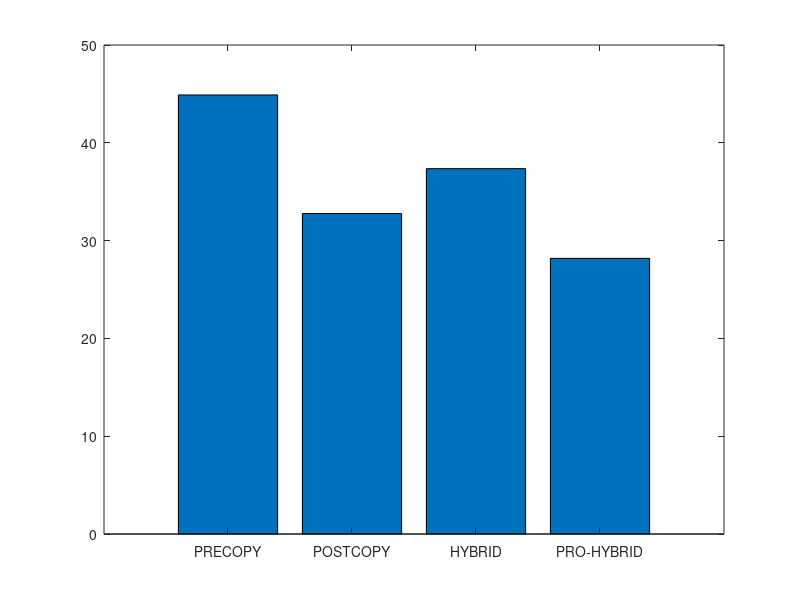

Here is the MATLAB script that generated this plot: (Note: this script raises an error after producing the figure.)
% basic hybrid copy migration
% memory size in MB
r = 4096
r *= 1024 % convert to KB

% bandwidth in gbps
b = 1000 
b = b * 1024/8 % convert to KB

% page dirty rate in percent (%): against to total memory pages
dirtyrate = 14 
dirtyrate /= 100

readrate = 14
readrate /= 100

pagesize = 4 % in KB
numpages = r / pagesize

% delta compression rate
comp = 0.5 

% amount of CPU and device states in KB 
scinfo = 100

% working set size in number of pages
wss = numpages * 0.25

% 0: zero, 1: read, 2: dirtied, 3: inactive data
mem = zeros(1, numpages);

% prediction accuracy 0 through 1
acc = 1
%acc = 0

totaltime = 0;
downtime = 0;
totaldata = 0;

A = zeros(4, 3);

%%%%%%%%%%%%%%%%%%%%%%%%%%%%%%
% precopy migration
%%%%%%%%%%%%%%%%%%%%%%%%%%%%%%
fprintf('\n')
disp('==================== Precopy migration ====================')
% iterations
present = numpages
iter = 0
while present > 50 && iter < 29 && totaldata < 4*r
	pretime = present / b
	totaltime += pretime
	totaldata += present
	present = numpages * dirtyrate
	%dirts = wss * dirtyrate
	iter += 1
end

% stop-and-copy phase
% stop conditions: 29 iterations, 50 pages, 4 memory size sent
scsent = scinfo + present * pagesize
downtime = scsent / b
totaltime += downtime
totaldata += scsent

% network fault rate
NFR = 0

A (1, 1) = totaltime;
A (1, 2) = downtime;
A (1, 3) = totaldata;

%%%%%%%%%%%%%%%%%%%%%%%%%%%%%%
% postcopy migration
%%%%%%%%%%%%%%%%%%%%%%%%%%%%%%
fprintf('\n')
disp('===================== Postcopy migration ======================')
totaltime = 0;
downtime = 0;
totaldata = 0;

% stop-and-copy phase
scsent = scinfo
downtime = scsent / b
totaltime += downtime
totaldata += scsent

% prepaging (bubbling) and on-demand paging
postsent = r
posttime = postsent/b
totaltime += posttime
totaldata += postsent
% network fault rate
NFR = 0.2

A (2, 1) = totaltime;
A (2, 2) = downtime;
A (2, 3) = totaldata;

%%%%%%%%%%%%%%%%%%%%%%%%%%%%%%
% hybrid copy migration
%%%%%%%%%%%%%%%%%%%%%%%%%%%%%%
fprintf('\n')
disp('==================== Hybrid copy migration ====================')
totaltime = 0;
downtime = 0;
totaldata = 0;

% precopy phase: single iteration
present = r
pretime = present / b
totaltime += pretime
totaldata += present

% stop-and-copy phase
bitmapsize = 500 % KB
scsent = scinfo + bitmapsize
downtime = scsent / b
totaltime += downtime
totaldata += scsent

% postcopy phase: prepaging (bubbling) and on-demand paging
%dirts = wss * dirtyrate
dirts = numpages * dirtyrate
postsent = dirts * pagesize
posttime = postsent/b
totaltime += posttime
totaldata += postsent
% network fault rate
NFR = 0.2

A (3, 1) = totaltime;
A (3, 2) = downtime;
A (3, 3) = totaldata;

%%%%%%%%%%%%%%%%%%%%%%%%%%%%%%
% proactive hybrid copy migration
%%%%%%%%%%%%%%%%%%%%%%%%%%%%%%
%disp(char(10))
fprintf('\n')
disp('=============== Proactive hybrid copy migration ================')
totaltime = 0;
downtime = 0;
totaldata = 0;

% precopy phase
% LRU, PFR

% scan the dirtied pages
% for dirtied pages
% 	mark dirtied (1)
% 	mem(random (1, wss * 0.1))	
randperm(int64(wss * 0.1));
% for read pages
% 	mark read (2)
% 	mem (random (wss * 0.1, wss * 0.2))

% for pages
% 	predict read/write

% send the pages most likely to be read and least likely to be dirtied
% do not send the pages most likely to be dirtied
% construct queue with the order of p1/p2
%reads = numpages * 0.4 
% total read rate = wss * read_rate = 0.25 * 0.16 = 0.04 (4%)
%read_rate = 0.16
%read_rate = 0.04 % 4% of total memory
% total write rate = wss * write_rate = 0.25 * 0.16 = 0.04 (4%)
%write_rate = 0.16
%write_rate = 0.04 % 4% of total memory
% simple case: readonly pages (RO) - zero dirtied pages 
%RO = 0.3
pred_pages = numpages * readrate * acc

% LRU
% for LRU queue
% 	mark sent
%	insert the pages into cache and perform delta compression

present = pred_pages * pagesize
pretime = present/b
totaltime += pretime
totaldata += present

% stop-and-copy phase
% send the CPU and device states
bitmapsize = 500 % KB
scsent = scinfo + bitmapsize
downtime = scsent/b
totaltime += downtime
totaldata += scsent

% postcopy phase
postsent = (numpages - pred_pages) * pagesize

% exclude the predicted dirtied pages 
pred_dirts = numpages * dirtyrate * acc
postsent = (numpages - pred_pages - pred_dirts) * pagesize
posttime = postsent/b
totaltime += posttime
totaldata += postsent

% network fault rate
NFR = 0.2

A (4, 1) = totaltime;
A (4, 2) = downtime;
A (4, 3) = totaldata

%%%%%%%%%%%%%%%%%%%%%%%%%%%%%%%%%%%%%%%%%%%%%%%%%%%%%%%
%                     plotting
% precopy
% postcopy
% hybrid
% pro-hybrid
%%%%%%%%%%%%%%%%%%%%%%%%%%%%%%%%%%%%%%%%%%%%%%%%%%%%%%%

prefix = "M4G_R14W14_acc100_r1"

dlmwrite (prefix, A, ' ')

%%%%%%%%%%%%%%%%%%%% total time %%%%%%%%%%%%%%%%%%%%%%
figure;
output = strcat(prefix, ".tt");
%output = prefix
x = ['PRECOPY', 'POSTCOPY', 'HYBRID', 'PRO-HYBRID'];
%x = 1:1:length(A);
%plot(x, A(:,2)/1000000, x, A(:,3)/1000000, '-.*');
%plot(A(:,2));
bar(A(:,1))
set(gca, 'XTickLabel', {'PRECOPY', 'POSTCOPY', 'HYBRID', 'PRO-HYBRID'})
xlabel('COPY METHOD', FontSize, '14');
ylabel('TIME');
%legend('PRECOPY', 'POSTCOPY', 'HYBRID', 'PRO-HYBRID');
%bar(x, A(:,1))

saveas (1, strcat(output, ".png"));
saveas (1, strcat(output, ".eps"));
saveas (1, strcat(output, ".emf"));

%%%%%%%%%%%%%%%%%%%% downtime %%%%%%%%%%%%%%%%%%%%%%
figure;
output = strcat(prefix, ".dt");

ylabel('TIME');

bar(A(:,2))

saveas (1, strcat(output, ".png"));
saveas (1, strcat(output, ".eps"));
saveas (1, strcat(output, ".emf"));

%%%%%%%%%%%%%%%%%%%% total data %%%%%%%%%%%%%%%%%%%%%%
figure;
output = strcat(prefix, ".td");

ylabel('KB');

bar(A(:,3))

saveas (1, strcat(output, ".png"));
saveas (1, strcat(output, ".eps"));
saveas (1, strcat(output, ".emf"));
